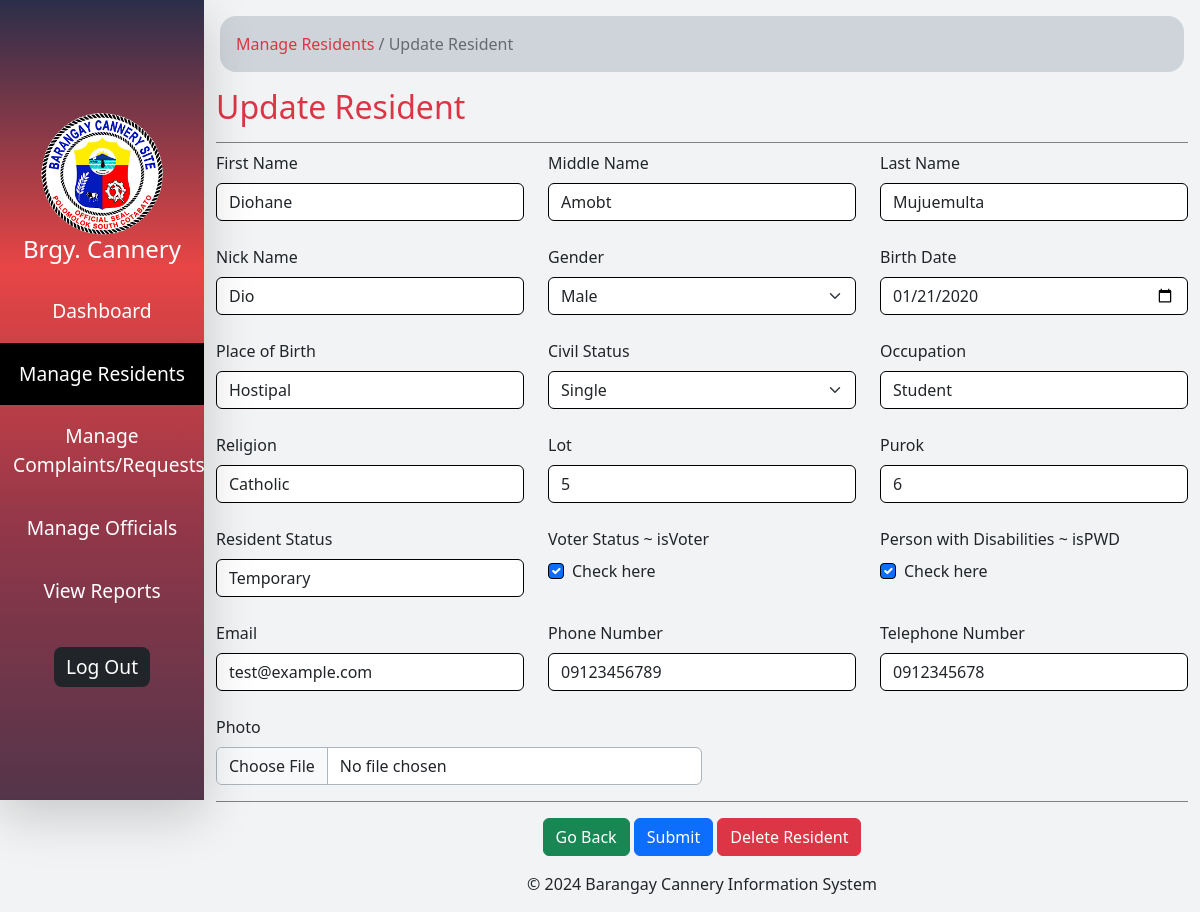
The app's page /update_res.php?from=resList&id=9 (signed in) with its own data.
### tables this page shows
CREATE TABLE `residents` (
  `id` int(11) NOT NULL,
  `first_name` varchar(30) DEFAULT NULL,
  `middle_name` varchar(30) DEFAULT NULL,
  `last_name` varchar(30) DEFAULT NULL,
  `nick_name` varchar(30) DEFAULT NULL,
  `gender` varchar(30) DEFAULT NULL,
  `birth_date` date DEFAULT NULL,
  `place_of_birth` varchar(100) DEFAULT NULL,
  `civil_status` varchar(30) DEFAULT NULL,
  `occupation` varchar(50) DEFAULT NULL,
  `religion` varchar(30) DEFAULT NULL,
  `lot` varchar(20) DEFAULT NULL,
  `purok` varchar(20) DEFAULT NULL,
  `resident_status` varchar(20) DEFAULT NULL,
  `voter_status` varchar(10) DEFAULT NULL,
  `PWD` tinyint(1) DEFAULT NULL,
  `email` varchar(50) DEFAULT NULL,
  `phone_number` varchar(20) DEFAULT NULL,
  `telephone` varchar(20) DEFAULT NULL,
  `photo_path` varchar(255) DEFAULT NULL
);

### update_res.php (the view, shortened to what this page needs)
<?php require 'includes/connection.php' ?>
<?php
$from = isset($_GET['from']) ? $_GET['from'] : null;
$id = isset($_GET['id']) ? $_GET['id'] : null;
$sql = "SELECT * FROM residents WHERE id= $id";
$result = $conn->query($sql);
$row = $result->fetch_assoc();
?>
<!DOCTYPE html>
<html lang="en">
<head>
</head>
<body class="d-flex">
  <?php include "includes/sidebar.php" ?>
  <div class="min-vh-100 pt-3" style="width: 83%">
    <div id="directory_link" class="p-3 rounded-4 mx-3 bg-dark-subtle ">
      <a href="manage_res.php" class="text-danger text-decoration-none">Manage Residents</a>
      <a href="update_res.php?id=<?php echo $row['id'] ?>" class="text-decoration-none text-black-50">/ Update Resident</a>
    </div>
    <div class="d-flex align-items-center justify-content-center flex-column border-dark-subtle container-md">
      <form action="<?php echo htmlspecialchars($_SERVER['PHP_SELF']) ?>" method="post" class="w-100" enctype="multipart/form-data">
        <div class="py-2 mx-auto d-flex align-items-center justify-content-between my-2" style="border-bottom: 1px solid gray;">
          <h2 class="text-danger">Update Resident</h2>
        </div>
        <div class="row">
          <div class="mb-4 col-md-4">
            <label for="first_name" class="form-label">First Name</label>
            <input type="text" class="form-control" name="first_name" id="first_name" placeholder="" required="true" value="<?php echo $row['first_name']; ?>" />
          </div>
          <div class="mb-4 col-md-4">
            <label for="middle_name" class="form-label">Middle Name</label>
            <input type="text" class="form-control" name="middle_name" id="middle_name" placeholder="" required="true" value="<?php echo $row['middle_name']; ?>" />
          </div>
          <div class="mb-4 col-md-4">
            <label for="last_name" class="form-label">Last Name</label>
            <input type="text" class="form-control" name="last_name" id="last_name" placeholder="" required="true" value="<?php echo $row['last_name']; ?>" />
          </div>
          <div class="mb-4 col-md-4">
            <label for="nick_name" class="form-label">Nick Name</label>
            <input type="text" class="form-control" name="nick_name" id="nick_name" placeholder="" required="true" value="<?php echo $row['nick_name']; ?>" />
          </div>
          <div class="mb-4 col-md-4">
            <label for="gender" class="form-label">Gender</label>
            <select class="form-select form-select" name="gender" id="gender">
              <?php
              if ($row['gender'] === "Male") {
                echo '<option value="Male" selected>Male</option>
            <option value="Female">Female</option>';
              } else {
                echo '<option value="Male" >Male</option>
                <option value="Female" selected>Female</option>';
              }
              ?>
            </select>
          </div>
          <div class="mb-4 col-md-4">
            <label for="birth_date" class="form-label">Birth Date</label>
            <input type="date" class="form-control" name="birth_date" id="birth_date" placeholder="" required="true" value="<?php echo $row['birth_date']; ?>" />
          </div>
          <div class="mb-4 col-md-4">
            <label for="place_of_birth" class="form-label">Place of Birth</label>
            <input type="text" class="form-control" name="place_of_birth" id="place_of_birth" placeholder="" required="true" value="<?php echo $row['place_of_birth']; ?>" />
          </div>
          <div class="mb-4 col-md-4">
            <label for="civil_status" class="form-label">Civil Status</label>
            <select class="form-select form-select" name="civil_status" id="civil_status">
              <option selected value="Single">Single</option>
            </select>
          </div>
          <div class="mb-4 col-md-4">
            <label for="occupation" class="form-label">Occupation</label>
            <input type="text" class="form-control" name="occupation" id="occupation" placeholder="" required="true" value="<?php echo $row['occupation']; ?>" />
          </div>
          <div class="mb-4 col-md-4">
            <label for="religion" class="form-label">Religion</label>
            <input type="text" class="form-control" name="religion" id="religion" placeholder="" required="true" value="<?php echo $row['religion']; ?>" />
          </div>
          <div class="mb-4 col-md-4">
            <label for="lot" class="form-label">Lot</label>
            <input type="text" class="form-control" name="lot" id="lot" placeholder="" required="true" value="<?php echo $row['lot']; ?>" />
          </div>
          <div class="mb-4 col-md-4">
            <label for="purok" class="form-label">Purok</label>
            <input type="text" class="form-control" name="purok" id="purok" placeholder="" required="true" value="<?php echo $row['purok']; ?>" />
          </div>
          <div class="mb-4 col-md-4">
            <label for="resident_status" class="form-label">Resident Status</label>
            <input type="text" class="form-control" name="resident_status" id="resident_status" placeholder="" required="true" value="<?php echo $row['resident_status']; ?>" s />
          </div>
          <div class="mb-4 col-md-4">
            <label for="isVoter" class="form-label">Voter Status ~ isVoter</label>
            <div class="form-check">
              <?php
              if ($row['voter_status'] == 1) {
                echo ' <input class="form-check-input" type="checkbox" value="1" name="isVoter" id="isVoter" checked/>';
              } else {
                echo '<input class="form-check-input" type="checkbox" value="1" name="isVoter" id="isVoter" />';
              }
              ?>
              <label class="form-check-label" for="isVoter"> Check here </label>
            </div>
          </div>
          <div class="mb-4 col-md-4">
            <label for="PWD" class="form-label">Person with Disabilities ~ isPWD</label>
            <div class="form-check">
              <?php
              if ($row['PWD'] == 1) {
                echo ' <input class="form-check-input" type="checkbox" name="isPWD" value="1" id="PWD" checked/>';
              } else {
                echo ' <input class="form-check-input" type="checkbox" name="isPWD" value="1" id="PWD" />';
              }
              ?>
              <label class="form-check-label" for="PWD"> Check here </label>
            </div>
          </div>
          <div class="mb-4 col-md-4">
            <label for="email" class="form-label">Email</label>
            <input type="email" class="form-control" name="email" id="email" placeholder="" required="true" value="<?php echo $row['email']; ?>" />
          </div>
          <div class="mb-4 col-md-4">
            <label for="phone_number" class="form-label">Phone Number</label>
            <input type="text" class="form-control" id="phone_number" name="phone_number" value="<?php echo $row['phone_number']; ?>" required="true" onkeypress="return /[0-9]/i.test(event.key)" pattern="[0-9]+">
          </div>
          <div class="mb-4 col-md-4">
            <label for="telephone_number" class="form-label">Telephone Number</label>
            <input type="text" class="form-control" name="telephone_number" id="telephone_number" value="<?php echo $row['telephone']; ?>" required="true" onkeypress="return /[0-9]/i.test(event.key)" pattern="[0-9]+" />
          </div>
        </div>
        <div class="col-12 col-md-6 mb-3">
          <label for="photo" class="form-label">Photo</label>
          <input class="form-control border-dark-subtle " accept="image/*" type="file" name="photo" id="photo" onchange="showPreview(event);">
        </div>
        <div class="text-center pt-3" style="border-top: 1px solid gray">
          <?php
          switch ($from) {
            case 'resList':
              echo '<a href="residents_list.php" class="btn btn-success">Go Back</a>';
              break;
          }
          ?>
          <button type="submit" class="btn btn-primary">
            Submit
          </button>
          <a class="btn btn-danger" onclick='return aler()' href="delete_resident.php?id=<?php echo $row['id'] ?>" role="button">Delete Resident</a>
        </div>
      </form>
      <div class="text-center">
        <p>&copy; 2024 Barangay Cannery Information System</p>
      </div>
    </div>
  </div>
</body>
</html>

### update_res.php (style rules this page uses)
div label { font-weight: 500 !important; }
input, select { border: 1px solid black !important; }

### records on screen
residents: first_name "Diohane", middle_name "Amobt", last_name "Mujuemulta", nick_name "Dio", gender "Male", birth_date "01/21/2020", place_of_birth "Hostipal", occupation "Student", religion "Catholic", lot "5", purok "6", resident_status "Temporary", email "test@example.com", phone_number "09123456789", telephone_number "0912345678"
